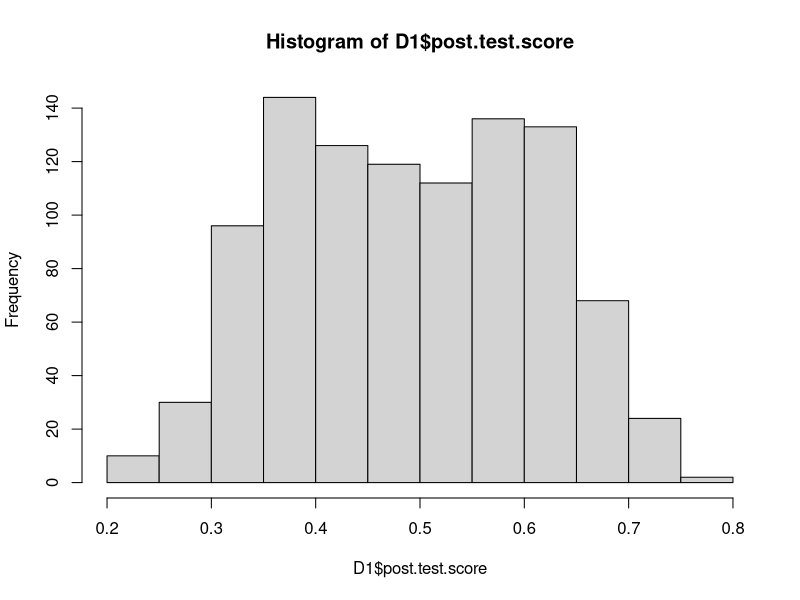
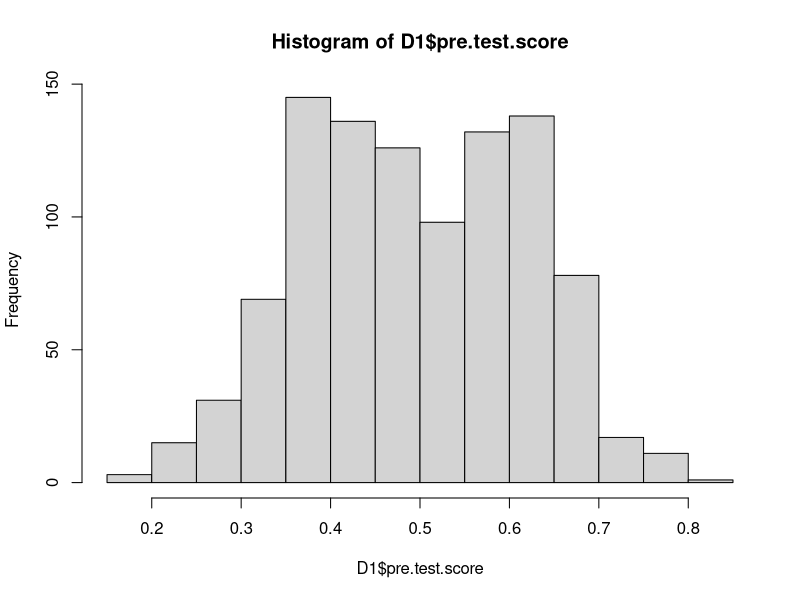
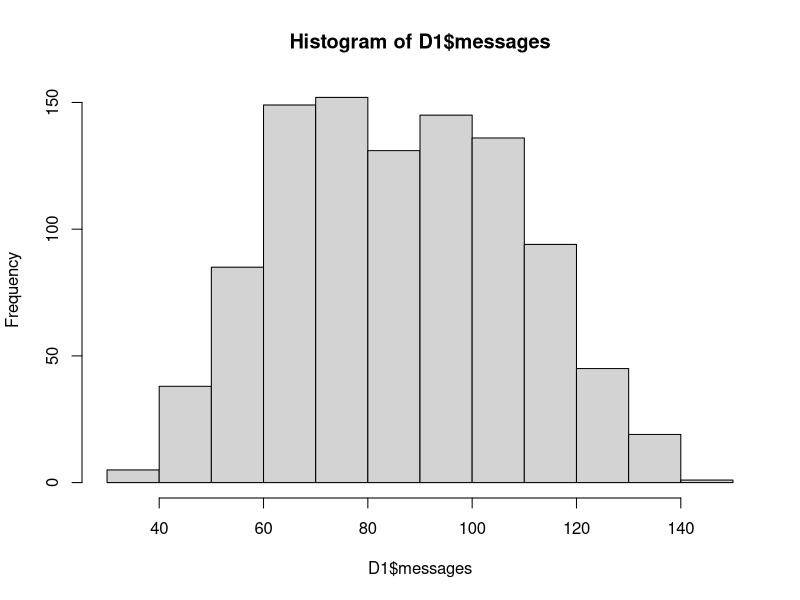
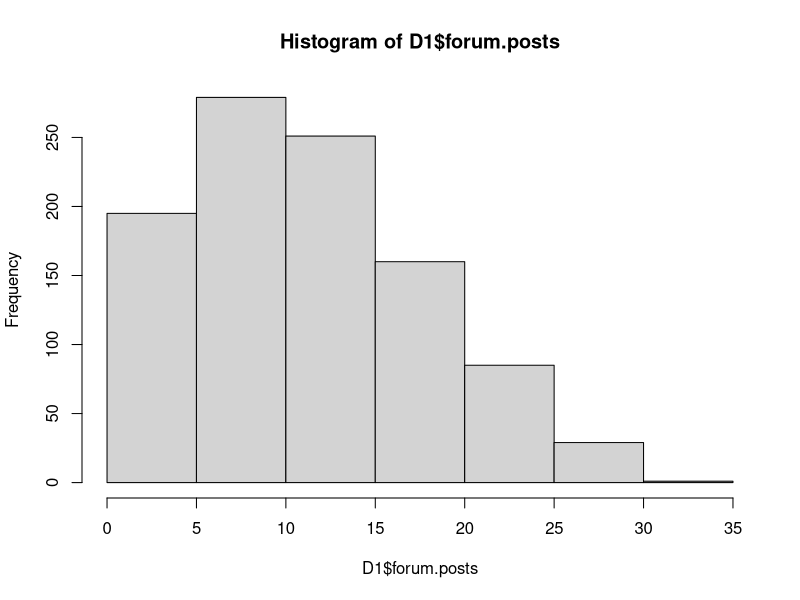
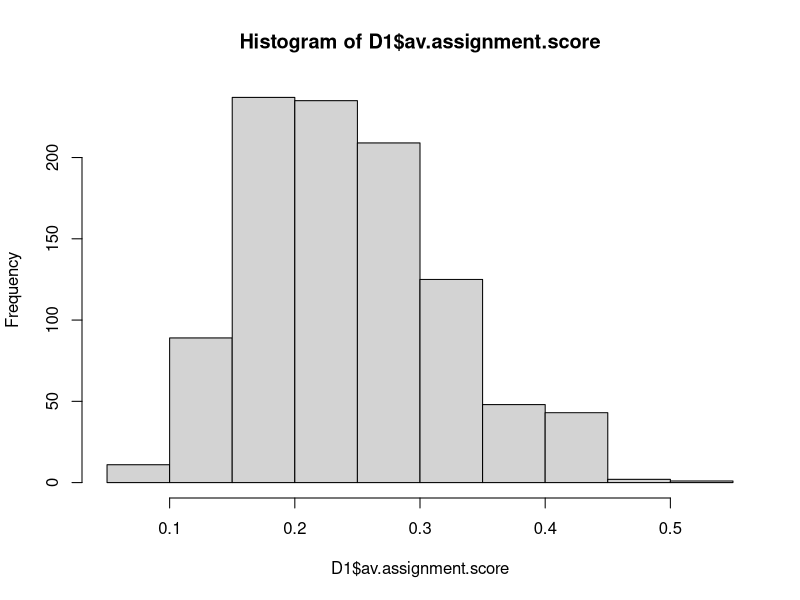
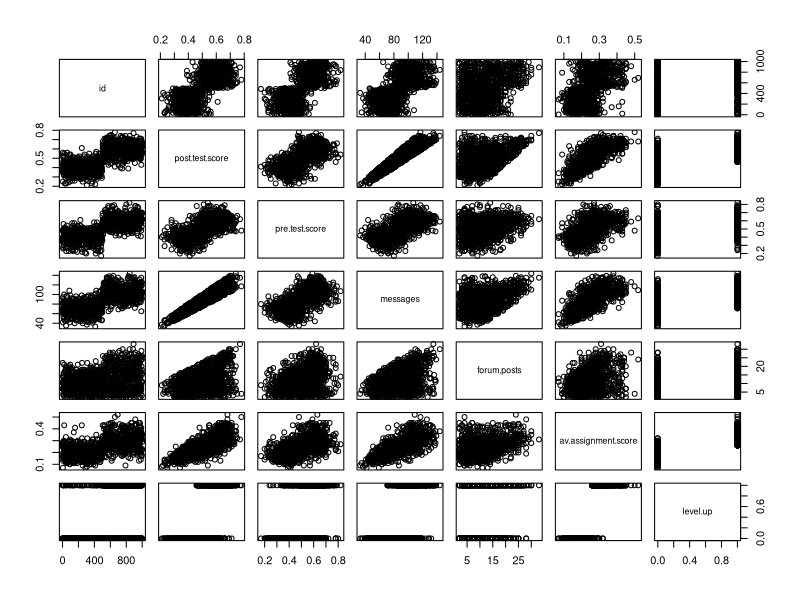
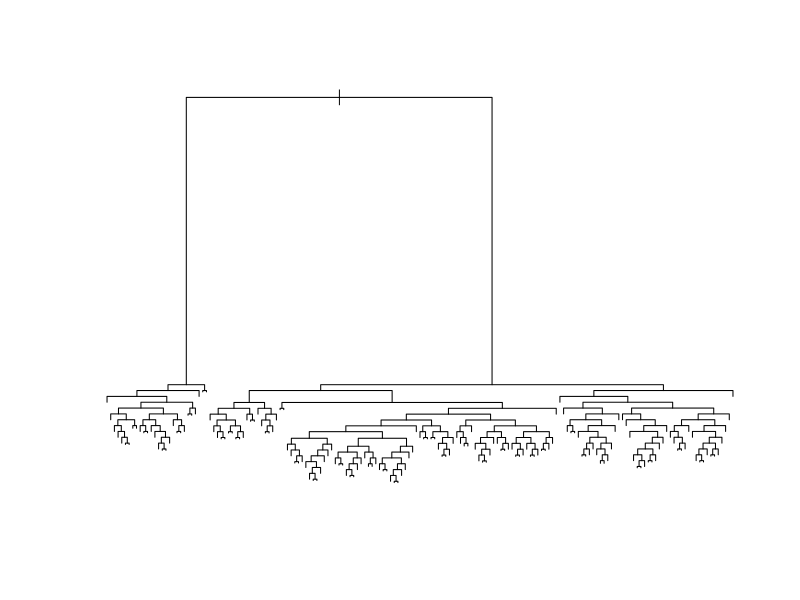
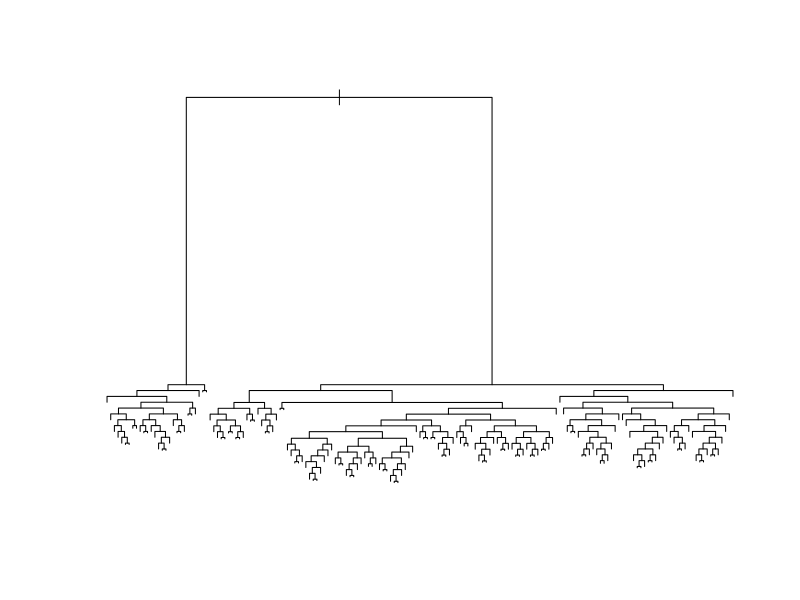

These charts were generated, in order, by the following R code:
## ---- chunk 1
D1 <- read.csv("online.data.csv")
## ---- chunk 2
#Start by creating histograms of the distributions for all variables (#HINT: look up "facet" in the ggplot documentation)
hist(D1$post.test.score)
hist(D1$pre.test.score)
hist(D1$messages)
hist(D1$forum.posts)
hist(D1$av.assignment.score)

#Then visualize the relationships between variables
#Convert yes/no to 1/0 to avoid mixing variable types
D1$level.up <- ifelse(D1$level.up == "yes", 1,0)

pairs(D1)

#Try to capture an intution about the data and the relationships

## ---- chunk 3
#Create a classification tree that predicts whether a student "levels up" in the online course using three variables of your choice (As we did last time, set all controls to their minimums)

library(rpart)

c.tree <- rpart(level.up ~ forum.posts + pre.test.score + messages, method = "class", data = D1, control=rpart.control(minsplit=1, minbucket=1, cp=0.001))

printcp(c.tree)
plot(c.tree)

#Plot and generate a CP table for your tree 

printcp(c.tree)
plot(c.tree)

#Generate a probability value that represents the probability that a student levels up based your classification tree 

D1$pred <- predict(c.tree, type = "prob")[,2]#Last class we used type = "class" which predicted the classification for us, this time we are using type = "prob" to see the probability that our classififcation is based on.
## ---- chunk 4
library(ROCR)

#Plot the curve
pred.detail <- prediction(D1$pred, D1$level.up) 
plot(performance(pred.detail, "tpr", "fpr"))
abline(0, 1, lty = 2)

#Calculate the Area Under the Curve
unlist(slot(performance(pred.detail,"auc"), "y.values"))#Unlist liberates the AUC value from the "performance" object created by ROCR

#Now repeat this process, but using the variables you did not use for the previous model and compare the plots & results of your two models. Which one do you think was the better model? Why?
## ---- chunk 5
#Look at the ROC plot for your first model. Based on this plot choose a probability threshold that balances capturing the most correct predictions against false positives. Then generate a new variable in your data set that classifies each student according to your chosen threshold.

threshold.pred1 <- ifelse(D1$pred >= 0.8, 1, 0)

#Now generate three diagnostics:

D1$accuracy.model1 <- mean(ifelse(D1$level.up == threshold.pred1, 1, 0))

true.pos.model1 <- ifelse(D1$level.up == 1 & threshold.pred1 == 1, 1, 0)
false.pos.model1 <- ifelse(D1$level.up == 0 & threshold.pred1 == 1, 1,0)
false.neg.model1 <- ifelse(D1$level.up == 1 & threshold.pred1 == 0, 1,0)

D1$precision.model1 <- sum(true.pos.model1)/(sum(true.pos.model1) + sum(false.pos.model1))

D1$recall.model1 <- sum(true.pos.model1)/(sum(true.pos.model1) + sum(false.neg.model1))

D1$accuracy.model1
D1$precision.model1
D1$recall.model1

#Finally, calculate Kappa for your model according to:

#First generate the table of comparisons
table1 <- table(D1$level.up, threshold.pred1)

#Convert to matrix
matrix1 <- as.matrix(table1)

#Calculate kappa
kappa(matrix1, exact = TRUE)/kappa(matrix1)

#Now choose a different threshold value and repeat these diagnostics. What conclusions can you draw about your two thresholds?

threshold.pred1 <- ifelse(D1$pred >= 0.9, 1, 0)

#Now generate three diagnostics:

D1$accuracy.model1 <- mean(ifelse(D1$level.up == threshold.pred1, 1, 0))

true.pos.model1 <- ifelse(D1$level.up == 1 & threshold.pred1 == 1, 1, 0)
false.pos.model1 <- ifelse(D1$level.up == 0 & threshold.pred1 == 1, 1,0)
false.neg.model1 <- ifelse(D1$level.up == 1 & threshold.pred1 == 0, 1,0)

D1$precision.model1 <- sum(true.pos.model1)/(sum(true.pos.model1) + sum(false.pos.model1))

D1$recall.model1 <- sum(true.pos.model1)/(sum(true.pos.model1) + sum(false.neg.model1))

D1$accuracy.model1
D1$precision.model1
D1$recall.model1

#Finally, calculate Kappa for your model according to:

#First generate the table of comparisons
table1 <- table(D1$level.up, threshold.pred1)

#Convert to matrix
matrix1 <- as.matrix(table1)

#Calculate kappa
kappa(matrix1, exact = TRUE)/kappa(matrix1)
